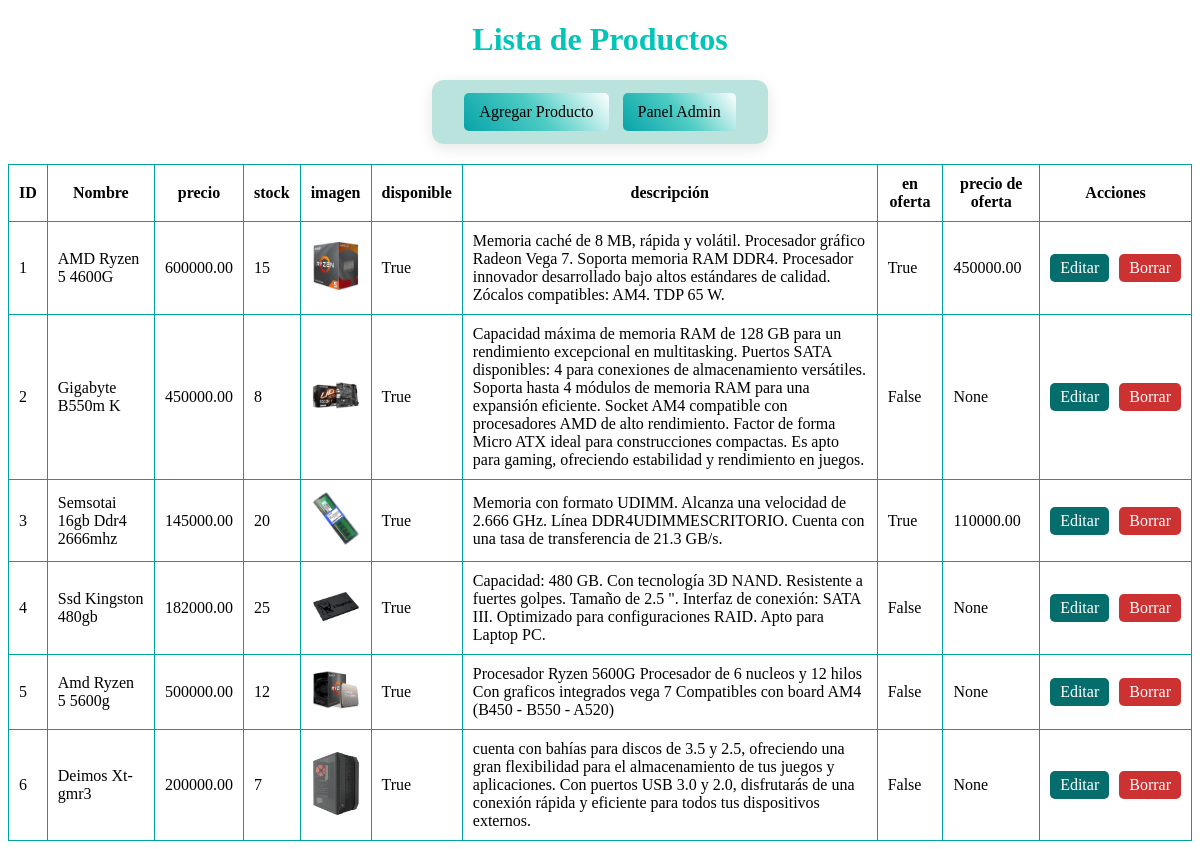
The page /manage_products/ on the database its author committed.
### store/models.py (models this page shows)
class Product(models.Model):
    category = models.CharField(
        choices=[
            ('Procesadores', 'Procesadores'),
            ('Monitores', 'Monitores'),
            ('Memorias RAM', 'Memorias RAM'),
            ('Memorias de Almacenamiento', 'Memorias de Almacenamiento'),
            ('Placas de video', 'Placas de video'),
            ('Fuentes de energia', 'Fuentes de energia'),
            ('Motherboards', 'Motherboards'),
            ('Refrigeracion', 'Refrigeracion'),
            ('Gabinetes', 'Gabinetes')
        ],
        default='Procesadores')
    name = models.CharField(max_length=200)
    price = models.DecimalField(max_digits=10, decimal_places=2)
    stock = models.IntegerField()
    image = models.ImageField(upload_to='products/', blank=True)
    is_available = models.BooleanField(default=True)
    description = models.TextField(blank=True)
    is_offered = models.BooleanField(default=False)
    offer_price = models.DecimalField(max_digits=10, decimal_places=2, null=True, blank=True)

### store/views.py (the view)
# urls.py: path('manage_products/', views.manage_products, name='manage_products'),
def manage_products(request):
    products = Product.objects.all()
    return render(request, 'store/admin/manage_products.html', {'products': products})

### store/templates/store/admin/manage_products.html (shortened to what this page needs)
<!DOCTYPE html>
<html lang="es">
<head>
    <link rel="stylesheet" href="/static/css/admin.css">
</head>
<body>
    <h1>Lista de Productos</h1>
    <div class="option-container">
        <a class="admin-option" href="{% url 'store:add_product' %}">Agregar Producto</a>
        <a class="admin-option" href="{% url 'users:admin_panel' %}">Panel Admin</a>
    </div>
    <table class="table-container">
        <thead>
            <tr>
                <th>ID</th>
                <th>Nombre</th>
                <th>precio</th>
                <th>stock</th>
                <th>imagen</th>
                <th>disponible</th>
                <th>descripción</th>
                <th>en oferta</th>
                <th>precio de oferta</th>
                <th>Acciones</th>
            </tr>
        </thead>
        <tbody>
            {% for product in products %}
            <tr>
                <td>{{ product.id }}</td>
                <td>{{ product.name }}</td>
                <td>{{ product.price }}</td>
                <td>{{ product.stock }}</td>
                <td>
                    {% if product.image %}
                        <img src="{{ product.image.url }}" alt="{{ product.name }}" width="50">
                    {% else %}
                        Sin imagen
                    {% endif %}
                </td>
                <td>{{ product.is_available }}</td>
                <td>{{ product.description }}</td>
                <td>{{ product.is_offered }}</td>
                <td>{{ product.offer_price }}</td>
                <td>
                    <div class="actions">
                        <a href="{% url 'store:edit_product' product.id %}"
                        class="edit">Editar
                        </a>
                        <a href="{% url 'store:delete_product' user.id %}"
                        class="delete" onclick="return confirm('¿Está seguro de borrar este producto?');">Borrar
                        </a>
                    </div>
                </td>
            </tr>
            {% endfor %}
        </tbody>
    </table>
</body>
</html>

### static/css/admin.css (style rules this page uses)
h1 { text-align: center; color: rgb(2, 197, 184); }
.admin-option { display: inline-block; background: linear-gradient(50deg,rgba(7, 163, 168, 1) 0%, rgba(78, 204, 196, 1) 50%, rgba(255, 255, 255, 1) 100%); text-decoration: none; color: var(--text-dark); border: none; font-weight: 500; padding: 10px 15px; border-radius: 5px; transition: color 0.3s ease; margin: 5px; }
.option-container { margin:auto; background: rgba(3, 150, 130, 0.267); padding: 8px; border-radius: 12px; box-shadow: 0 4px 15px rgba(0, 0, 0, 0.1); width: 100%; max-width: 320px; text-align: center; }
table, th, td { border-collapse: collapse; max-width: 1200px; border: 1px solid rgb(0, 163, 155); margin-top: 20px; margin-left: auto; margin-right: auto; background: white; padding: 10px; }
.actions { display: flex; gap: 10px; justify-content: center; }
.edit, .delete { text-decoration: none; padding: 5px 10px; border: none; border-radius: 5px; cursor: pointer; color: white; font-weight: 500; transition: background 0.3s ease; }
.edit { background-color: rgb(6, 109, 109); }
.delete { background-color: rgb(204, 50, 50); }

### rows shown on the page
Product: id "1", name "AMD Ryzen 5 4600G", price "600000.00", stock "15", image (picture), is_available "True", description "Memoria caché de 8 MB, rápida y volátil. Procesador gráfico Radeon Vega 7. Soporta memoria RAM DDR4. Procesador innovador desarrollado bajo altos estándares de calidad. Zócalos compatibles: AM4. TDP 65 W.", is_offered "True", offer_price "450000.00"
Product: id "2", name "Gigabyte B550m K", price "450000.00", stock "8", image (picture), is_available "True", description "Capacidad máxima de memoria RAM de 128 GB para un rendimiento excepcional en multitasking. Puertos SATA disponibles: 4 para conexiones de almacenamiento versátiles. Soporta hasta 4 módulos de memoria RAM para una expansión eficiente. Socket AM4 compatible con procesadores AMD de alto rendimiento. Factor de forma Micro ATX ideal para construcciones compactas. Es apto para gaming, ofreciendo estabilidad y rendimiento en juegos.", is_offered "False", offer_price "None"
Product: id "3", name "Semsotai 16gb Ddr4 2666mhz", price "145000.00", stock "20", image (picture), is_available "True", description "Memoria con formato UDIMM. Alcanza una velocidad de 2.666 GHz. Línea DDR4UDIMMESCRITORIO. Cuenta con una tasa de transferencia de 21.3 GB/s.", is_offered "True", offer_price "110000.00"
Product: id "4", name "Ssd Kingston 480gb", price "182000.00", stock "25", image (picture), is_available "True", description "Capacidad: 480 GB. Con tecnología 3D NAND. Resistente a fuertes golpes. Tamaño de 2.5 \". Interfaz de conexión: SATA III. Optimizado para configuraciones RAID. Apto para Laptop PC.", is_offered "False", offer_price "None"
Product: id "5", name "Amd Ryzen 5 5600g", price "500000.00", stock "12", image (picture), is_available "True", description "Procesador Ryzen 5600G Procesador de 6 nucleos y 12 hilos Con graficos integrados vega 7 Compatibles con board AM4 (B450 - B550 - A520)", is_offered "False", offer_price "None"
Product: id "6", name "Deimos Xt-gmr3", price "200000.00", stock "7", image (picture), is_available "True", description "cuenta con bahías para discos de 3.5 y 2.5, ofreciendo una gran flexibilidad para el almacenamiento de tus juegos y aplicaciones. Con puertos USB 3.0 y 2.0, disfrutarás de una conexión rápida y eficiente para todos tus dispositivos externos.", is_offered "False", offer_price "None"
